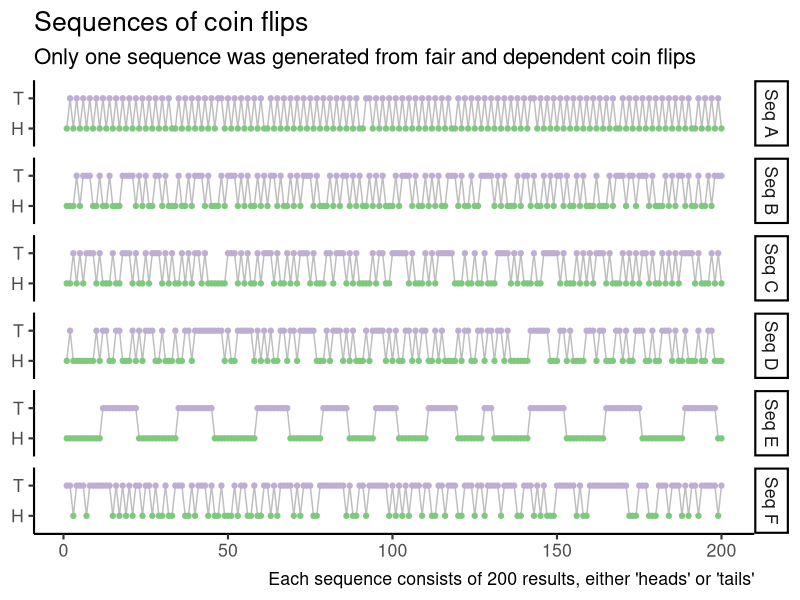
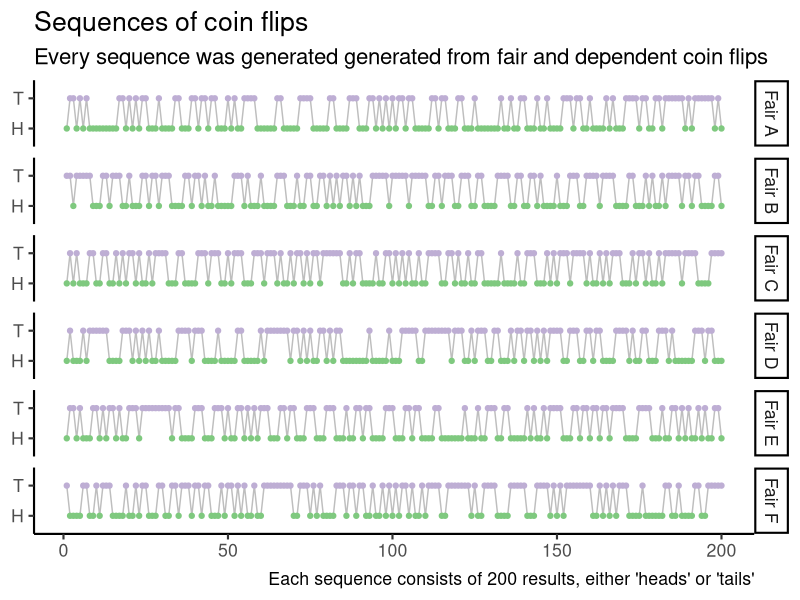
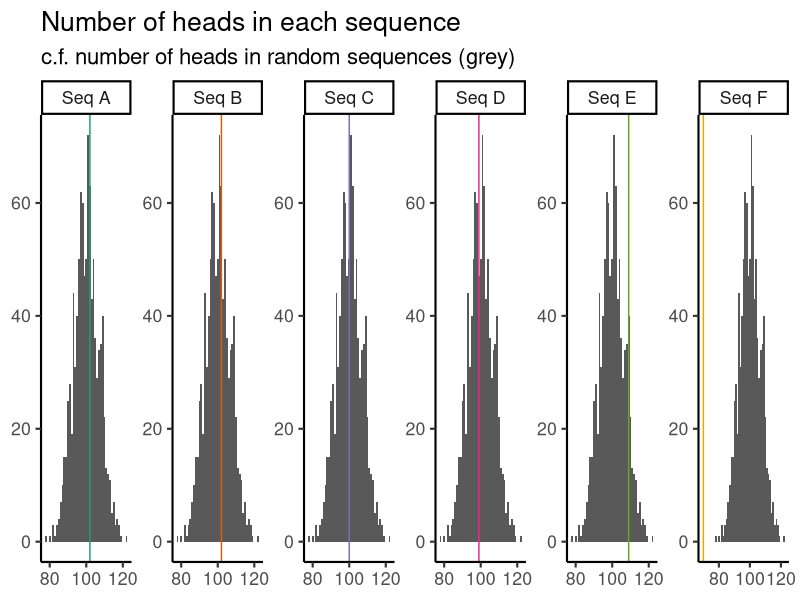
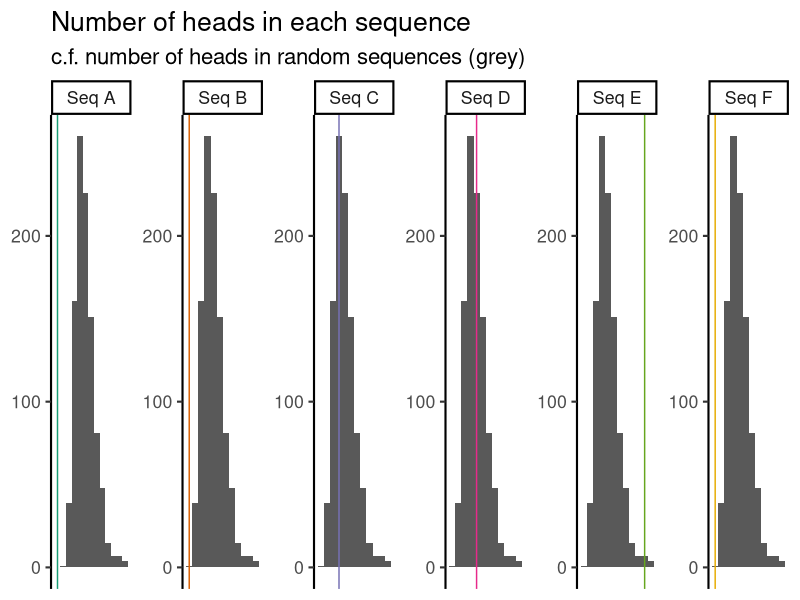
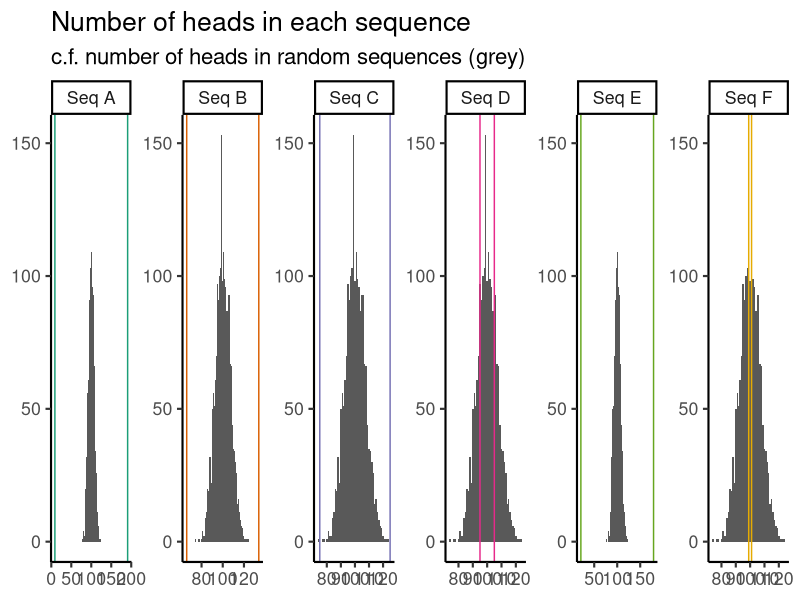
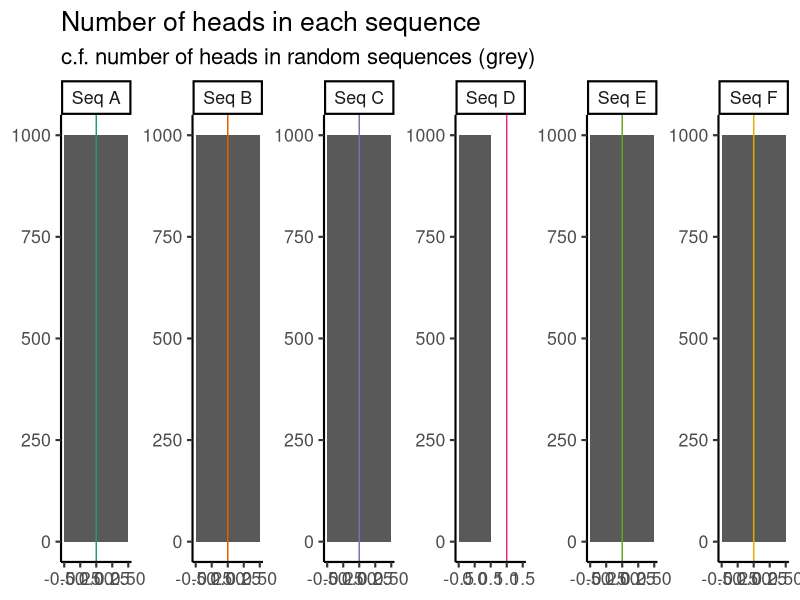

These figures' R source, in order:
## ---- chunk 1
#| echo: true

sequences <- c(
  A = "HTHTHTHTHTHTHTHTHTHTHTHTHTHTHTHTHHTHTHTHTHTHTHTTHTHTHTHTHTHTHHTHTHTHTHTHTHTHTHTHTHTHTHTHTHHTTHTHTHTHTHTHTHTHTHTHTHTHTHHTHTHTHTHTHTHTHTHTHTHTHTTHTHTHTHTHTHTHTHTHTHTHTHTHHTHTHTHTHTHTHTHTHTHTHTHHTHTHTHTH",
  B = "HHHTHTTTHHTHHTHHHTTTTHTHTHHTTHTHHHTHHTHTTTHTHHHTHTTTHTHTHHTHTHTTHTHHTHTHTTTHTHHHTHTHTTHTHTHHTHTHTHHHTHTTTHTHHTHTHTHHTTTHTHHTHHTTTTHTHTHHHTHTTHTHHTHTHTTHTHHTHTHHHTHHHTHTTTHTTHTTTHTHHHTHTHTTHTHHTHHTHTTT",
  C = "HHTHTHTTTHTHHHTHHTTTHTHHTHTTTHTHTHHTHTHTTHTHHHHHHTTTHTHTHHTHTTTHTHHTHTHTTTHTHHHTTHTTTHTHTHHHHTHTTHHTTTTTHTHHHTHTHTTTTTHHHTHHTHHTHHHTTTTHTHTHHHTHHTTTTTHTHHHTHTHTHTTTHTHHHTHTHTHTTHTHHTHTHTHTTTTHTHHHTHTH",
  D = "HTHHHHHHHTHTTHHTTHHHTHTHTTTHHTHHHTHHTTHTTTTTTTTTHTHHTTTTTHTHTHTHHTTHTTHTTTTTHHHTHTTTHTHTHHHTHTTTTHTHTHHTTHTHTTHHTHTHHHHTHTTHHTTHTTHTTHTHHHHHHTTTTTTHHHTTHTHHHHTTTHTTHHHTTHTHHTTTHHTHHTTTHTHHTHHHTHHTTHHH",
  E = "HHHHHHHHHHHTTTTTTTTTTTHHHHHHHHHHHHTTTTTTTTTTTHHHHHHHHHHHHHTTTTTTTTTTHHHHHHHHHHTTTTTTTTHHHHHHHHTTTTTTTHHHHHHHHHTTTTTTTTTHHHHHHHHTTTHHHHHHHHHHHTTTTTTTTTTTHHHHHHHHHHHHTTTTTTTTTTTHHHHHHHHHHHHHTTTTTTTTTTHH",
  F = "TTHTTTHTTTTTTTHTHTHTHTTHTTHTHHTHHTTTHHTHTTTHTHHTHHHTHTTHHTHHTTHTHTTTTHTHTTTHHTTTTTTTTHTHHTTHTTTTTTHTHTHTHTTTHTTHHTTHTTTHHTTTHTTHTTTTHTTTTHHTTTHTHTHHHTTTTTTHTHHTTTTTTTTTTTTHHHTTTHHHTTTHTTTHTHTTHTTTTTHT"
)
## ---- chunk 2
#| label: fig-observed
#| fig-cap: TOOD
#| message: false
#| warning: false
#| column: body-outset
library(tidyverse)
library(glue)

theme_set(theme_classic(16))

observed_nested <- tibble(
  name = glue("Seq {LETTERS[1:6]}"),
  sequence = sequences
) |> 
  mutate(
    result = str_split(sequence, "")
  )

observed_long <- observed_nested  |> 
  select(-sequence) |> 
  unnest(c(result)) |> 
  group_by(name) |> 
  mutate(
    index = row_number()
  )

observed_long |> 
  ggplot(aes(x = index, y = result, group = name)) +
  geom_line(color = "grey") +
  geom_point(aes(color = result)) +
  scale_color_brewer(type = "qual") +
  facet_grid(rows = vars(name)) +
  labs(
    title = "Sequences of coin flips",
    subtitle = "Only one sequence was generated from fair and dependent coin flips",
    caption = "Each sequence consists of 200 results, either 'heads' or 'tails'"
  ) +
  theme(
    legend.position = "none",
    axis.title = element_blank()
  )
## ---- chunk 3
#| label: fig-fair
#| column: body-outset
set.seed(27)

sample_independent_fair_sequence <- function() {
  outcomes <- c("H", "T")
  sample(outcomes, size = 200, replace = TRUE)
}

num_samples <- 6

long_fair <- tibble(
  result = map(1:num_samples, \(x) sample_independent_fair_sequence())
) |> 
  mutate(
    name = glue("Fair {LETTERS[1:num_samples]}")
  ) |> 
  unnest(c(result)) |> 
  group_by(name) |> 
  mutate(
    index = row_number()
  )

long_fair |> 
  ggplot(aes(x = index, y = result, group = name)) +
  geom_line(color = "grey") +
  geom_point(aes(color = result)) +
  scale_color_brewer(type = "qual") +
  facet_grid(rows = vars(name)) +
  labs(
    title = "Sequences of coin flips",
    subtitle = "Every sequence was generated generated from fair and dependent coin flips",
    caption = "Each sequence consists of 200 results, either 'heads' or 'tails'"
  ) +
  theme(
    legend.position = "none",
    axis.title = element_blank()
  )
## ---- chunk 4
#| column: body-outset
count_heads <- function(results) {
  sum(results == "H")
}

sample_one_test_statistic <- function(test_statistic) {
  results <- sample_independent_fair_sequence()
  test_statistic(results)
}

sample_fair_independent_statistic <- function(test_statistic, num_samples = 1000) {
  map_dbl(1:num_samples, \(x) sample_one_test_statistic(test_statistic))
}

test_statistics <- list(
  "Num heads" = count_heads
)

statistics_df <- test_statistics |> 
  enframe(name = "statistic_name", value = "test_statistic")

null_distributions <- statistics_df |> 
  mutate(
    null_statistic = map(test_statistic, sample_fair_independent_statistic),
  ) |> 
  select(-test_statistic) 

null_distributions_long <- null_distributions |>
  unnest(c(null_statistic))

observed_statistics <- observed_nested |> 
  select(-sequence) |> 
  expand_grid(statistics_df) |> 
  mutate(
    statistic = map2_dbl(
      result, test_statistic, 
      \(data, compute_statistic) compute_statistic(data)
    )
  ) |> 
  select(
    name, statistic_name, statistic
  )

# add rejection region next

null_distributions_long |> 
  ggplot(aes(x = null_statistic)) +
  geom_histogram(binwidth = 1, center = 0) +
  geom_vline(
    data = observed_statistics,
    aes(color = name, xintercept = statistic)
  ) +
  facet_wrap(
    vars(name),
    scales = "free",
    nrow = 1
  ) +
  scale_color_brewer(palette = "Dark2") +
  scale_x_continuous(breaks = c(80, 100, 120)) +
  labs(
    title = "Number of heads in each sequence",
    subtitle = "c.f. number of heads in random sequences (grey)"
  ) +
  theme(
    legend.position = "none",
    axis.title = element_blank()
  )
## ---- chunk 5
null_distributions |> 
  left_join(
    observed_statistics,
    by = "statistic_name",
    multiple = "all"
  ) |> 
  mutate(
    expected = map_dbl(null_statistic, mean),
    observed_quantile = map2_dbl(null_statistic, statistic, \(ns, s) ecdf(ns)(s)),
    p_value = pmin(observed_quantile, 1 - observed_quantile)
  ) |> 
  select(-statistic_name, -null_statistic)
## ---- chunk 6
lengths_of_head_sequences <- function(results) {
  rle_encoded <- rle(results)
  head_sequence_indicators <- rle_encoded$values == "H"
  
  if (!any(head_sequence_indicators)) {
    warning("No head sequences!")
    return(NA)
  }
  
  rle_encoded$lengths[head_sequence_indicators]
}

longest_heads_subsequence <- function(results) {
  max(lengths_of_head_sequences(results))
}

shortest_heads_subsequence <- function(results) {
  min(lengths_of_head_sequences(results))
}

## ---- chunk 7

test_statistics <- list(
  "Longest head seq" = longest_heads_subsequence
)

statistics_df <- test_statistics |> 
  enframe(name = "statistic_name", value = "test_statistic")

null_distributions <- statistics_df |> 
  mutate(
    null_statistic = map(test_statistic, sample_fair_independent_statistic),
  ) |> 
  select(-test_statistic) 

null_distributions_long <- null_distributions |>
  unnest(c(null_statistic))

observed_statistics <- observed_nested |> 
  select(-sequence) |> 
  expand_grid(statistics_df) |> 
  mutate(
    statistic = map2_dbl(
      result, test_statistic, 
      \(data, compute_statistic) compute_statistic(data)
    )
  ) |> 
  select(
    name, statistic_name, statistic
  )

# add rejection region next

null_distributions_long |> 
  ggplot(aes(x = null_statistic)) +
  geom_histogram(binwidth = 1, center = 0) +
  geom_vline(
    data = observed_statistics,
    aes(color = name, xintercept = statistic)
  ) +
  facet_wrap(
    vars(name),
    scales = "free",
    nrow = 1
  ) +
  scale_color_brewer(palette = "Dark2") +
  scale_x_continuous(breaks = c(80, 100, 120)) +
  labs(
    title = "Number of heads in each sequence",
    subtitle = "c.f. number of heads in random sequences (grey)"
  ) +
  theme(
    legend.position = "none",
    axis.title = element_blank()
  )
## ---- chunk 8
num_islands <- function(results) {
  rle_encoded <- rle(results)
  sum(table(rle_encoded$lengths))
}

matches <- function(results) {
  sum(results == dplyr::lag(results), na.rm = TRUE)
}


test_statistics <- list(
  "Num islands" = num_islands,
  "Matches" = matches
)

statistics_df <- test_statistics |> 
  enframe(name = "statistic_name", value = "test_statistic")

null_distributions <- statistics_df |> 
  mutate(
    null_statistic = map(test_statistic, sample_fair_independent_statistic),
  ) |> 
  select(-test_statistic) 

null_distributions_long <- null_distributions |>
  unnest(c(null_statistic))

observed_statistics <- observed_nested |> 
  select(-sequence) |> 
  expand_grid(statistics_df) |> 
  mutate(
    statistic = map2_dbl(
      result, test_statistic, 
      \(data, compute_statistic) compute_statistic(data)
    )
  ) |> 
  select(
    name, statistic_name, statistic
  )

# add rejection region next

null_distributions_long |> 
  ggplot(aes(x = null_statistic)) +
  geom_histogram(binwidth = 1, center = 0) +
  geom_vline(
    data = observed_statistics,
    aes(color = name, xintercept = statistic)
  ) +
  facet_wrap(
    vars(name),
    scales = "free",
    nrow = 1
  ) +
  scale_color_brewer(palette = "Dark2") +
  labs(
    title = "Number of heads in each sequence",
    subtitle = "c.f. number of heads in random sequences (grey)"
  ) +
  theme(
    legend.position = "none",
    axis.title = element_blank()
  )
## ---- chunk 9
# HTHHHHHHTTTTTTHHHTTHTHHHHTTTH
# HHHHHHTTTTTT
num_subseq <- function(results, subseq = "HTHHHHHHTTTTTTHHHTTHTHHHHTTTH") {
  collapsed <- paste0(results, collapse = "")
  str_count(collapsed, subseq)
}

test_statistics <- list(
  "Num subseq" = num_subseq
)

statistics_df <- test_statistics |> 
  enframe(name = "statistic_name", value = "test_statistic")

null_distributions <- statistics_df |> 
  mutate(
    null_statistic = map(test_statistic, sample_fair_independent_statistic),
  ) |> 
  select(-test_statistic) 

null_distributions_long <- null_distributions |>
  unnest(c(null_statistic))

observed_statistics <- observed_nested |> 
  select(-sequence) |> 
  expand_grid(statistics_df) |> 
  mutate(
    statistic = map2_dbl(
      result, test_statistic, 
      \(data, compute_statistic) compute_statistic(data)
    )
  ) |> 
  select(
    name, statistic_name, statistic
  )

# add rejection region next

null_distributions_long |> 
  ggplot(aes(x = null_statistic)) +
  geom_histogram(binwidth = 1, center = 0) +
  geom_vline(
    data = observed_statistics,
    aes(color = name, xintercept = statistic)
  ) +
  facet_wrap(
    vars(name),
    scales = "free",
    nrow = 1
  ) +
  scale_color_brewer(palette = "Dark2") +
  labs(
    title = "Number of heads in each sequence",
    subtitle = "c.f. number of heads in random sequences (grey)"
  ) +
  theme(
    legend.position = "none",
    axis.title = element_blank()
  )
